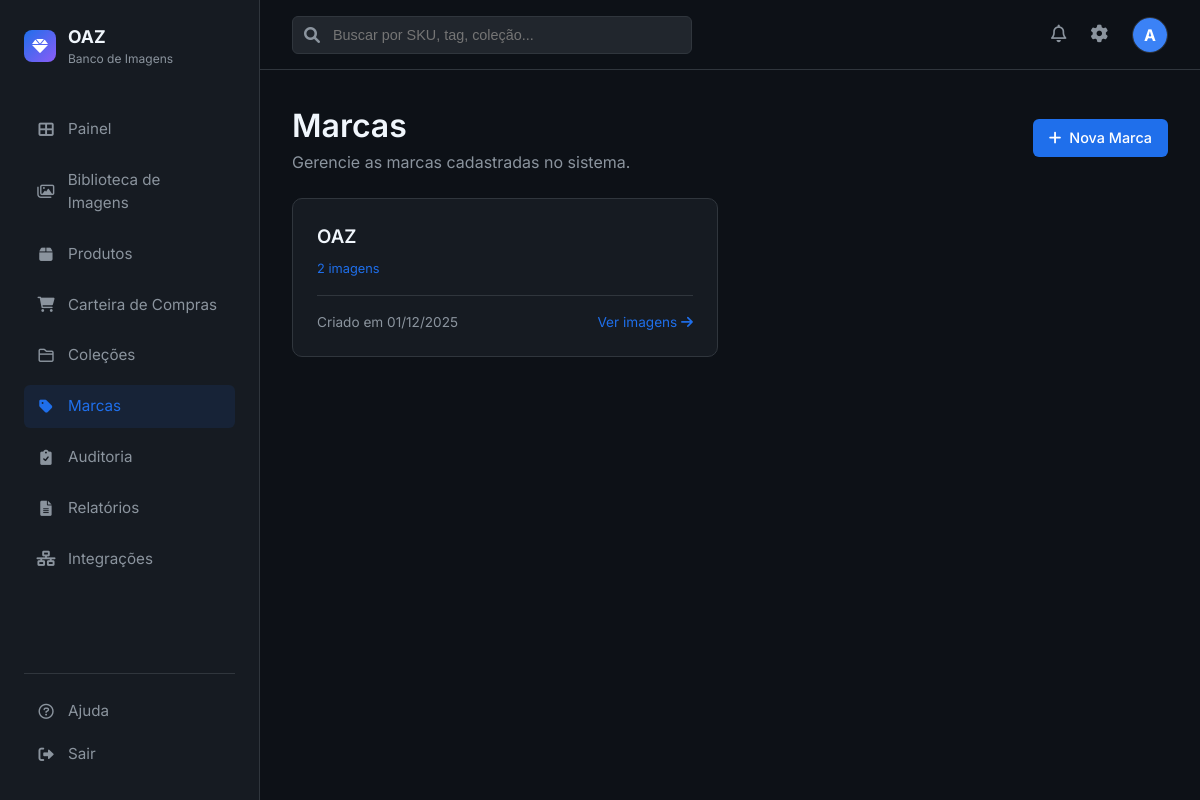
The app's page /brands (signed in) with its own data.
### app.py (models this page shows, shortened)
class User(UserMixin, db.Model):
    id = db.Column(db.Integer, primary_key=True)
    username = db.Column(db.String(80), unique=True, nullable=False)
    email = db.Column(db.String(120), unique=True, nullable=False)
    password_hash = db.Column(db.String(128))

class Brand(db.Model):
    id = db.Column(db.Integer, primary_key=True)
    name = db.Column(db.String(100), nullable=False, unique=True)
    description = db.Column(db.Text)
    created_at = db.Column(db.DateTime, default=datetime.utcnow)
    images = db.relationship('Image', backref='brand_ref', lazy=True)

### app.py (the view)
@app.route('/brands')
@login_required
def brands():
    brands = Brand.query.order_by(Brand.name).all()
    return render_template('brands/list.html', brands=brands)

### app.py (called while the page is built)
@login_manager.user_loader
def load_user(user_id):
    return User.query.get(int(user_id))

### templates/brands/list.html (shortened to what this page needs)
{% extends "base.html" %}
{% block content %}
<div style="display: flex; justify-content: space-between; align-items: center; margin-bottom: 1.5rem;">
    <div>
        <h1>Marcas</h1>
        <p style="color: var(--text-secondary);">Gerencie as marcas cadastradas no sistema.</p>
    </div>
    <a href="{{ url_for('new_brand') }}" class="btn btn-primary">
        <i class="fas fa-plus"></i> Nova Marca
    </a>
</div>
{% if brands %}
<div style="display: grid; grid-template-columns: repeat(auto-fill, minmax(300px, 1fr)); gap: 1.5rem;">
    {% for brand in brands %}
    <div class="stat-card">
        <div style="display: flex; justify-content: space-between; align-items: start; margin-bottom: 1rem;">
            <div>
                <h3 style="margin-bottom: 0.25rem;">{{ brand.name }}</h3>
                <span style="color: var(--accent-blue); font-size: 0.8rem;">
                    {{ brand.images | length }} imagens
                </span>
            </div>
        </div>
        <div style="display: flex; justify-content: space-between; align-items: center; font-size: 0.85rem; color: var(--text-secondary); border-top: 1px solid var(--border-color); padding-top: 1rem;">
            <span>Criado em {{ brand.created_at.strftime('%d/%m/%Y') }}</span>
            <a href="{{ url_for('catalog') }}?brand_id={{ brand.id }}" style="color: var(--accent-blue);">
                Ver imagens <i class="fas fa-arrow-right"></i>
            </a>
        </div>
    </div>
    {% endfor %}
</div>
{% endif %}
{% endblock %}

### templates/base.html (shortened to what this page needs)
<!DOCTYPE html>
<html lang="pt-BR">
<head>
    <link rel="stylesheet" href="{{ url_for('static', filename='css/style.css') }}">
    <link href="https://cdnjs.cloudflare.com/ajax/libs/font-awesome/6.0.0/css/all.min.css" rel="stylesheet">
</head>
<body>
    <div class="app-container">
        <aside class="sidebar">
            <div class="logo-area">
                <div class="logo-icon">
                    <i class="fas fa-gem"></i>
                </div>
                <div>
                    <div style="font-weight: 700; font-size: 1.1rem;">OAZ</div>
                    <div style="font-size: 0.75rem; color: var(--text-secondary);">Banco de Imagens</div>
                </div>
            </div>
            <nav class="nav-menu">
                <a href="{{ url_for('dashboard') }}"
                    class="nav-item {% if request.endpoint == 'dashboard' %}active{% endif %}">
                    <i class="fas fa-th-large"></i>
                    <span>Painel</span>
                </a>
                <a href="{{ url_for('catalog') }}"
                    class="nav-item {% if request.endpoint == 'catalog' %}active{% endif %}">
                    <i class="far fa-images"></i>
                    <span>Biblioteca de Imagens</span>
                </a>
                <a href="{{ url_for('produtos') }}"
                    class="nav-item {% if request.endpoint in ['produtos', 'new_produto', 'edit_produto'] %}active{% endif %}">
                    <i class="fas fa-box"></i>
                    <span>Produtos</span>
                </a>
                <a href="{{ url_for('carteira') }}"
                    class="nav-item {% if request.endpoint in ['carteira', 'importar_carteira'] %}active{% endif %}">
                    <i class="fas fa-shopping-cart"></i>
                    <span>Carteira de Compras</span>
                </a>
                <a href="{{ url_for('collections') }}"
                    class="nav-item {% if request.endpoint == 'collections' %}active{% endif %}">
                    <i class="far fa-folder"></i>
                    <span>Coleções</span>
                </a>
                <a href="{{ url_for('brands') }}"
                    class="nav-item {% if request.endpoint == 'brands' %}active{% endif %}">
                    <i class="fas fa-tag"></i>
                    <span>Marcas</span>
                </a>
                <a href="{{ url_for('auditoria') }}"
                    class="nav-item {% if request.endpoint in ['auditoria', 'historico_sku', 'skus_pendentes'] %}active{% endif %}">
                    <i class="fas fa-clipboard-check"></i>
                    <span>Auditoria</span>
                </a>
                <a href="{{ url_for('reports') }}"
                    class="nav-item {% if request.endpoint == 'reports' %}active{% endif %}">
                    <i class="fas fa-file-alt"></i>
                    <span>Relatórios</span>
                </a>
                <a href="{{ url_for('integrations') }}"
                    class="nav-item {% if request.endpoint == 'integrations' %}active{% endif %}">
                    <i class="fas fa-network-wired"></i>
                    <span>Integrações</span>
                </a>
            </nav>
            <div class="bottom-menu">
                <a href="#" class="nav-item">
                    <i class="far fa-question-circle"></i>
                    <span>Ajuda</span>
                </a>
                <a href="{{ url_for('logout') }}" class="nav-item">
                    <i class="fas fa-sign-out-alt"></i>
                    <span>Sair</span>
                </a>
            </div>
        </aside>
        <main class="main-content">
            <header class="top-header">
                <div class="search-bar">
                    <i class="fas fa-search"></i>
                    <input type="text" placeholder="Buscar por SKU, tag, coleção...">
                </div>
                <div class="header-actions">
                    <button class="icon-btn"><i class="far fa-bell"></i></button>
                    <a href="{{ url_for('settings') }}" class="icon-btn"><i class="fas fa-cog"></i></a>
                    <div class="user-profile">
                        <div
                            style="width:100%; height:100%; background:#3b82f6; display:flex; align-items:center; justify-content:center; color:white; font-weight:bold;">
                            {{ current_user.username[0].upper() }}
                        </div>
                    </div>
                </div>
            </header>
            <div class="content-scroll">
                {% block content %}{% endblock %}
            </div>
        </main>
    </div>
</body>
</html>

### static/css/style.css (style rules this page uses)
:root { --bg-primary: #0d1117; --bg-secondary: #161b22; --bg-tertiary: #21262d; --text-primary: #f0f6fc; --text-secondary: #8b949e; --accent-primary: #238636; --accent-blue: #1f6feb; --border-color: #30363d; --card-bg: #161b22; --hover-bg: #21262d; --font-main: 'Inter', -apple-system, BlinkMacSystemFont, sans-serif; }
* { box-sizing: border-box; margin: 0; padding: 0; }
body { font-family: var(--font-main); background-color: var(--bg-primary); color: var(--text-primary); line-height: 1.5; height: 100vh; display: flex; overflow: hidden; }
h1, h2, h3, h4, h5, h6 { color: var(--text-primary); font-weight: 600; }
a { text-decoration: none; color: var(--accent-blue); }
.app-container { display: flex; width: 100%; height: 100%; }
.sidebar { width: 260px; background-color: var(--bg-secondary); border-right: 1px solid var(--border-color); display: flex; flex-direction: column; padding: 1.5rem; flex-shrink: 0; }
.logo-area { display: flex; align-items: center; gap: 12px; margin-bottom: 2.5rem; }
.logo-icon { width: 32px; height: 32px; background: linear-gradient(135deg, #1f6feb, #8b5cf6); border-radius: 8px; display: flex; align-items: center; justify-content: center; font-weight: bold; color: white; }
.nav-menu { display: flex; flex-direction: column; gap: 0.5rem; flex: 1; }
.nav-item { display: flex; align-items: center; gap: 12px; padding: 10px 12px; border-radius: 6px; color: var(--text-secondary); transition: all 0.2s ease; font-size: 0.95rem; }
.nav-item:hover, .nav-item.active { background-color: rgba(31, 111, 235, 0.1); color: var(--accent-blue); }
.nav-item i { width: 20px; text-align: center; }
.bottom-menu { margin-top: auto; border-top: 1px solid var(--border-color); padding-top: 1rem; }
.main-content { flex: 1; display: flex; flex-direction: column; overflow: hidden; background-color: var(--bg-primary); }
.top-header { height: 70px; border-bottom: 1px solid var(--border-color); display: flex; align-items: center; justify-content: space-between; padding: 0 2rem; background-color: var(--bg-primary); }
.search-bar { position: relative; width: 400px; }
.search-bar input { width: 100%; background-color: var(--bg-tertiary); border: 1px solid var(--border-color); padding: 10px 16px 10px 40px; border-radius: 6px; color: var(--text-primary); font-size: 0.9rem; }
.search-bar i { position: absolute; left: 12px; top: 50%; transform: translateY(-50%); color: var(--text-secondary); }
.header-actions { display: flex; align-items: center; gap: 1.5rem; }
.icon-btn { background: none; border: none; color: var(--text-secondary); cursor: pointer; font-size: 1.1rem; }
.user-profile { width: 36px; height: 36px; border-radius: 50%; background-color: var(--bg-tertiary); border: 1px solid var(--border-color); overflow: hidden; }
.content-scroll { flex: 1; overflow-y: auto; padding: 2rem; }
.stat-card { background-color: var(--card-bg); border: 1px solid var(--border-color); border-radius: 10px; padding: 1.5rem; }
.btn { padding: 8px 16px; border-radius: 6px; font-size: 0.9rem; font-weight: 500; cursor: pointer; border: none; transition: all 0.2s; display: inline-flex; align-items: center; gap: 8px; }
.btn-primary { background-color: var(--accent-blue); color: white; }

### records on screen
User: username "A"
Brand: name "OAZ", images|length "2", created_at "01/12/2025"
